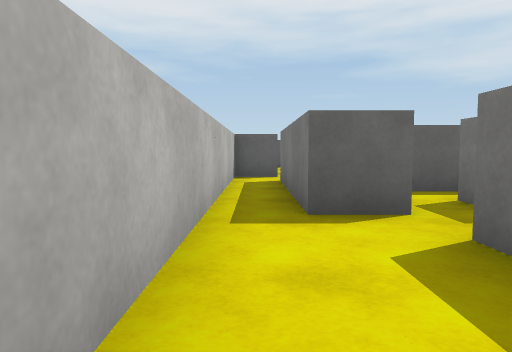
view 1 (above)

14 first-person views from a walk through a 3-D level made in the Unity game engine. The camera is 0.62 m above the floor, tilts 4° down and sees 70° across. The floor is counted in squares, 1 m on a side. Each view is taken from the middle of a square. On the plan, view 1 faces up. The plan holds only what a view shows up to about 10 squares ahead; the rest is blank. The player is left out. Surface patterns are stand-ins for the level's own textures.

view 2
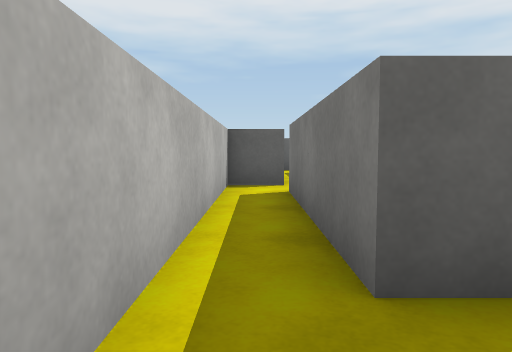

view 3
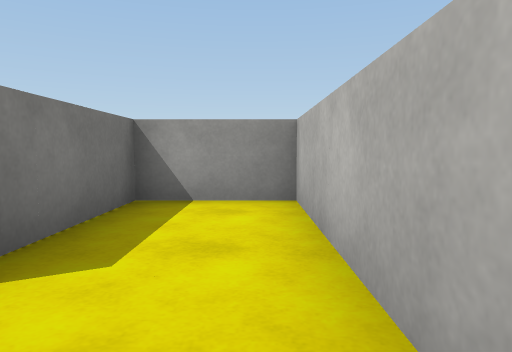

view 4
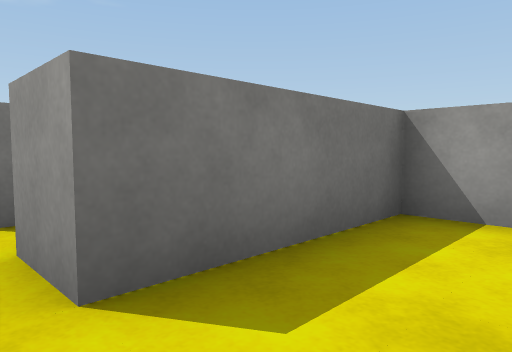

view 5
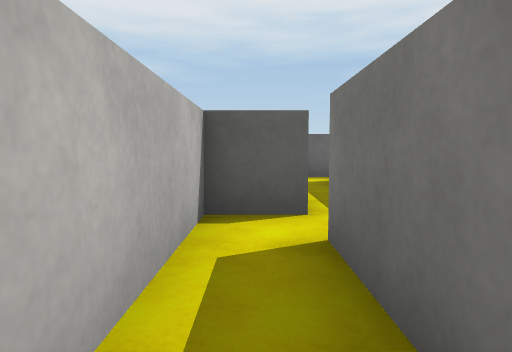

view 6
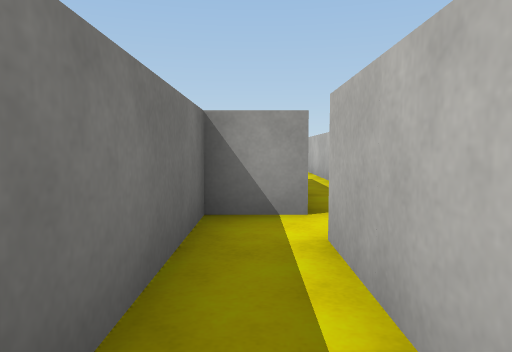

view 7
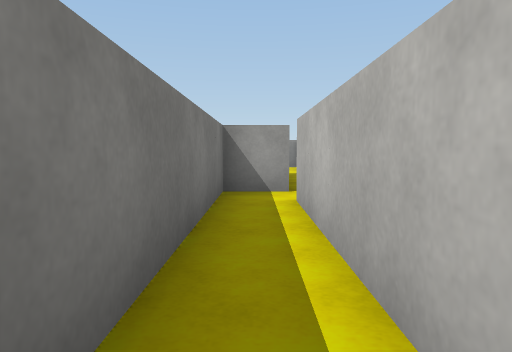

view 8
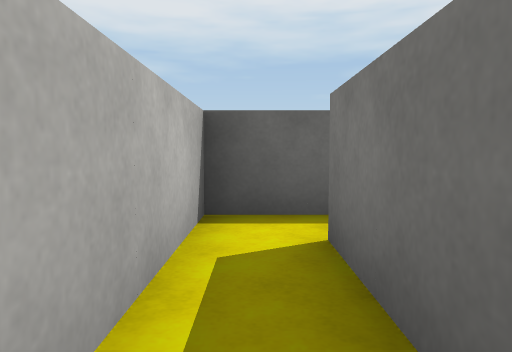

view 9
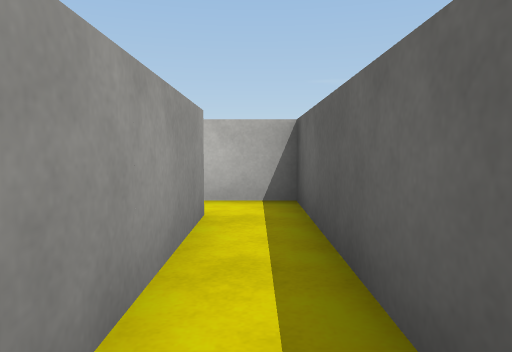

view 10
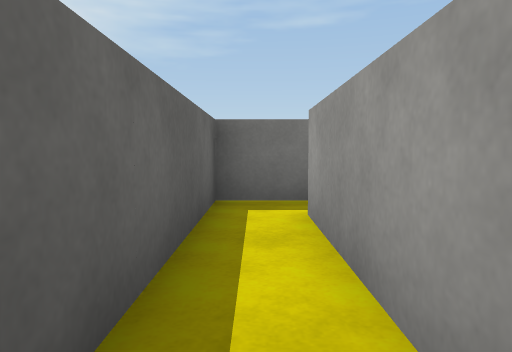

view 11
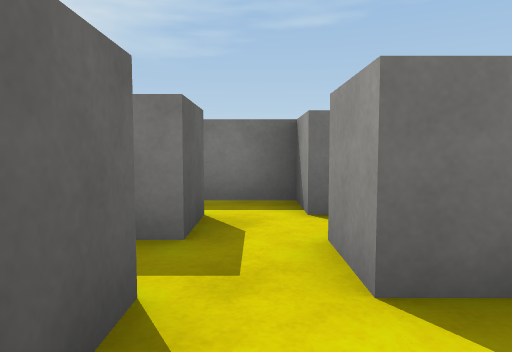

view 12
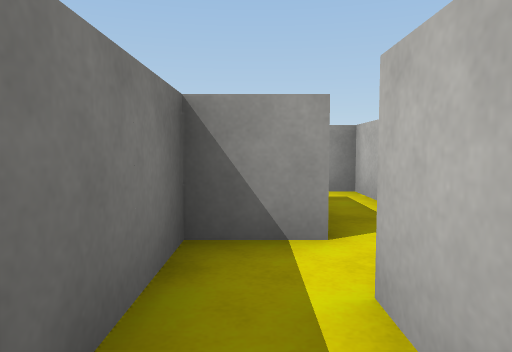

view 13
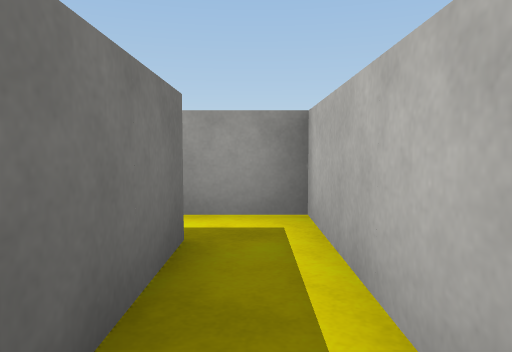

view 14
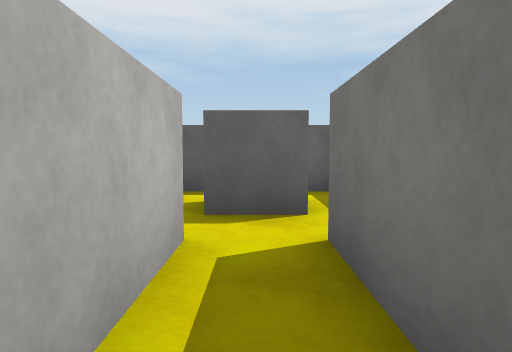

### Floor plan
Ten units are one square. View 1 is at (0, 0); x grows to the right and y downward. Boxes are objects, and circles mark ways between rooms. Rooms are numbered by the first view taken in them; rooms with no view inside come last. Other rooms are left out.
<svg viewBox="-10 -140 70 150">
<path fill="none" stroke="#000" d="M16 -35 5 -35 5 -75M-5 -75 -5 5 15 5 15 -25 25 -25M5 -75 15 -75 15 -125M5 -125 5 -85 -5 -85 -5 -75M15 -125 55 -125M55 -135 5 -135 5 -125M25 -25 25 -5M35 -44 35 -35 25 -35 25 -45M35 -5 35 -25 45 -25 45 -44M41 -55 19 -55M25 -5 25 5 38 5"/>
<circle cx="0" cy="-70" r="3" fill="#2a7"/>
<circle cx="20" cy="-30" r="3" fill="#2a7"/>
<circle cx="10" cy="-120" r="3" fill="#2a7"/>
<circle cx="30" cy="-15" r="3" fill="#2a7"/>
<text x="0" y="-30">1</text>
<text x="10" y="-100">2</text>
<text x="30" y="-130">3</text>
<text x="30" y="-30">4</text>
<text x="50" y="-10">5</text>
</svg>
Room 1 opens to room 2. Room 1 opens to room 4. Room 2 opens to room 3. Room 4 opens to room 5.

Where each view was taken, in squares from view 1:
view 1: 0 up, 0 right, facing up
view 2: 2 up, 0 right, facing up
view 3: 4 up, 0 right, facing down
view 4: 3 up, 0 right, facing down-right
view 5: 5 up, 0 right, facing up
view 6: 11 up, 1 right, facing down
view 7: 13 up, 1 right, facing down
view 8: 10 up, 1 right, facing up
view 9: 13 up, 5 right, facing left
view 10: 13 up, 2 right, facing right
view 11: 3 up, 0 right, facing right
view 12: 5 up, 4 right, facing down
view 13: 3 up, 3 right, facing down
view 14: 0 up, 3 right, facing up
